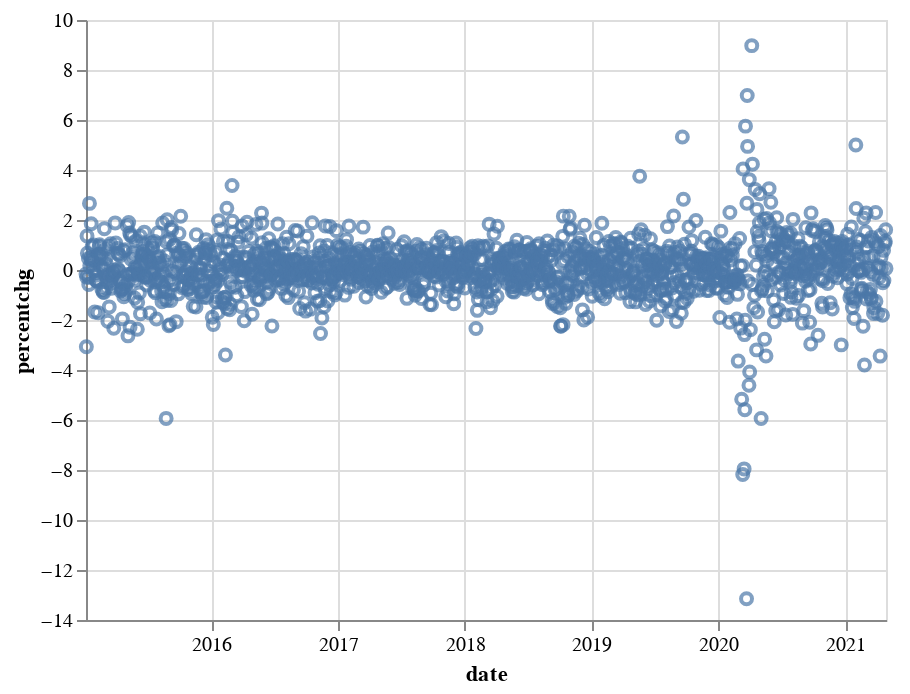

The code cell stored with this chart in its notebook:
### Code cell
alt.Chart(altdata_closepercentchg10).mark_point().encode(x='date',y='percentchg')

### Figure 1 — Vega-Lite specification as saved in the notebook (floating-point values rounded to 4 significant figures; data arrays with more than 128 entries replaced by an {"elided": "..."} marker saying what was removed)
{"config": {"view": {"continuousWidth": 400, "continuousHeight": 300}}, "data": {"name": "data-11dbc5396e870100d56d51d5039a6c8f"}, "mark": "point", "encoding": {"x": {"type": "temporal", "field": "date"}, "y": {"type": "quantitative", "field": "percentchg"}}, "$schema": "https://vega.github.io/schema/vega-lite/v4.8.1.json", "datasets": {"data-11dbc5396e870100d56d51d5039a6c8f": {"elided": "1551 records"}}}
